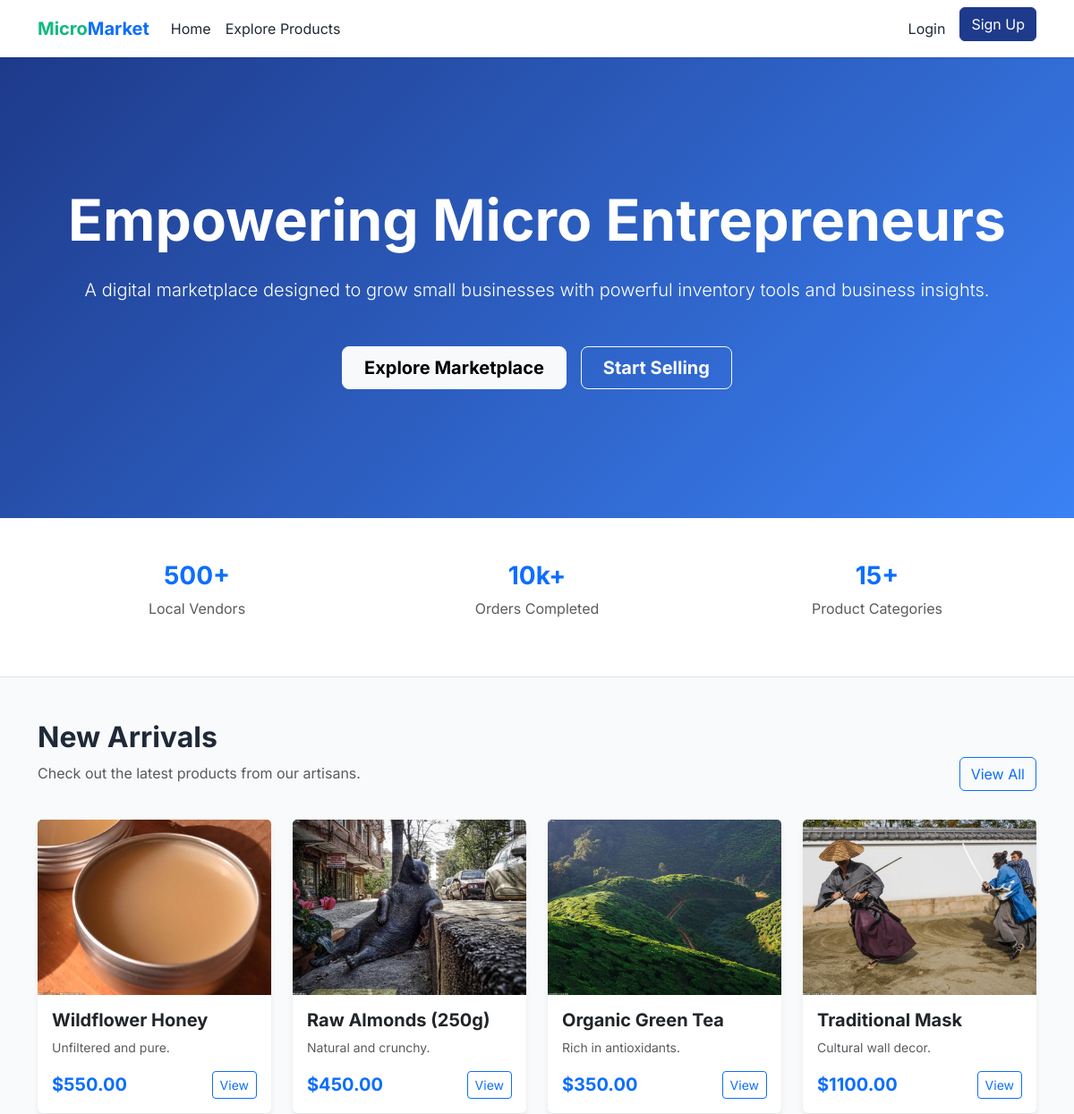
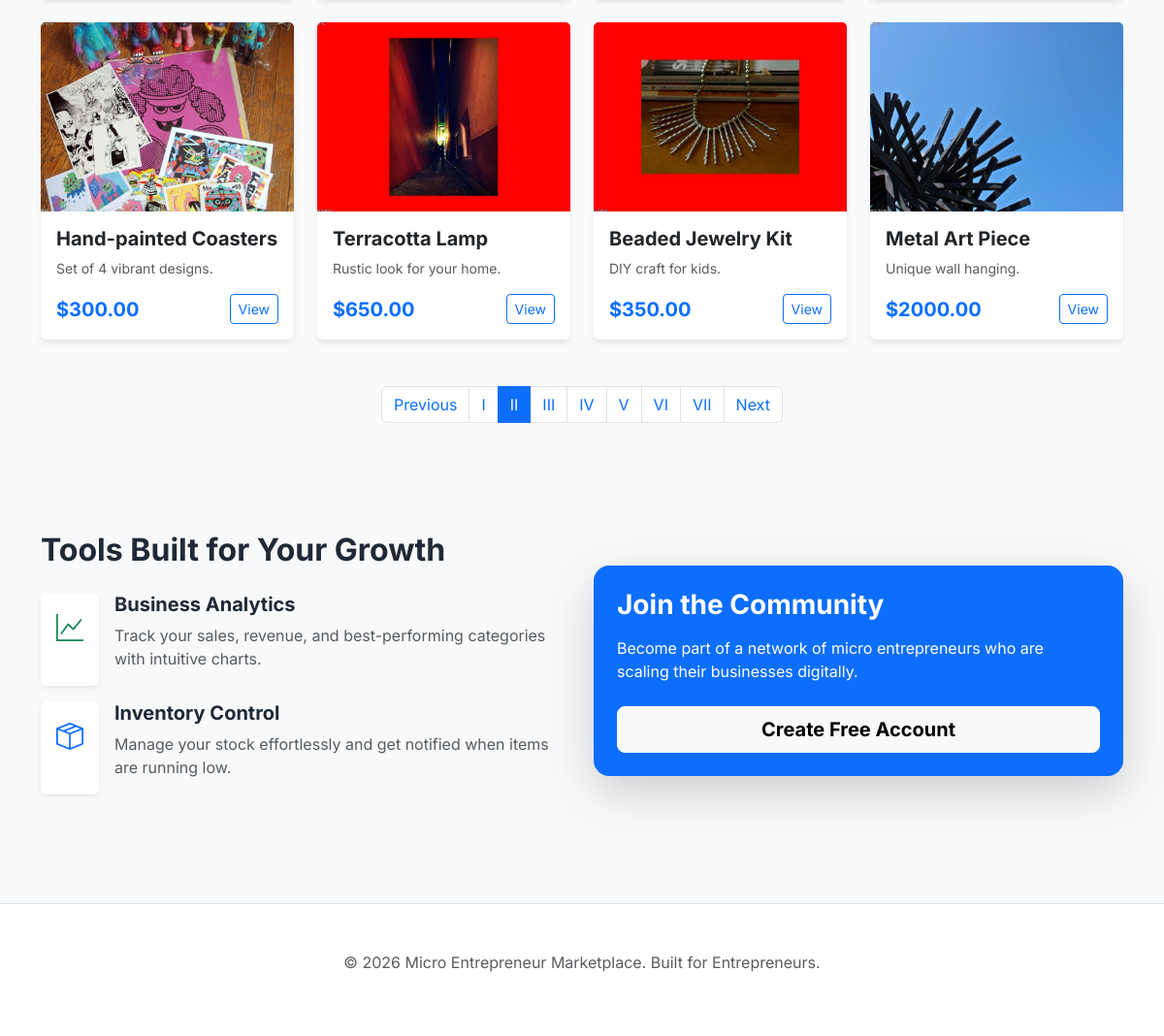
Screenshot of /?page=2 with the database file from the repository (2 pictures, top to bottom).
### marketplace/models.py (models this page shows, shortened)
class Product(models.Model):
    seller = models.ForeignKey(settings.AUTH_USER_MODEL, on_delete=models.CASCADE, related_name='products', db_index=True)
    category = models.ForeignKey(Category, on_delete=models.SET_NULL, null=True, related_name='products')
    name = models.CharField(max_length=200)
    description = models.TextField()
    price = models.DecimalField(max_digits=10, decimal_places=2)
    stock = models.PositiveIntegerField(default=0)
    image = models.ImageField(upload_to='products/', blank=True, null=True)
    is_active = models.BooleanField(default=True)
    created_at = models.DateTimeField(auto_now_add=True, db_index=True)

### core/views.py (the view)
# urls.py: path('', HomeView.as_view(), name='home'),
class HomeView(ListView):
    model = Product
    template_name = 'core/home.html'
    context_object_name = 'featured_products'
    paginate_by = 8
    def get_queryset(self):
        return Product.objects.filter(is_active=True).order_by('-created_at')
    def get_context_data(self, **kwargs):
        context = super().get_context_data(**kwargs)
        context['categories'] = Category.objects.all()
        return context

### core/templatetags/roman_tags.py (called while the page is built)
@register.filter
def to_roman(value):
    try:
        n = int(value)
    except (ValueError, TypeError):
        return value
    if not 0 < n < 4000:
        return n
    val = [
        1000, 900, 500, 400,
        100, 90, 50, 40,
        10, 9, 5, 4,
        1
    ]
    syb = [
        "M", "CM", "D", "CD",
        "C", "XC", "L", "XL",
        "X", "IX", "V", "IV",
        "I"
    ]
    roman_num = ''
    i = 0
    while n > 0:
        for _ in range(n // val[i]):
            roman_num += syb[i]
            n -= val[i]
        i += 1
    return roman_num

### templates/core/home.html (shortened to what this page needs)
{% extends 'base.html' %}
{% load static %}
{% load roman_tags %}
{% block content %}
<section class="hero-gradient">
    <div class="container text-center py-5">
        <h1 class="display-3 fw-bold mb-4">Empowering Micro Entrepreneurs</h1>
        <p class="lead mb-5 px-md-5">A digital marketplace designed to grow small businesses with powerful inventory
            tools and business insights.</p>
        <div class="d-flex justify-content-center gap-3">
            <a href="{% url 'marketplace:product_list' %}" class="btn btn-light btn-lg px-4 fw-bold">Explore
                Marketplace</a>
            {% if user.is_authenticated %}
                {% if user.role != 'BUYER' %}
                <a href="{% url 'dashboard:seller_dashboard' %}" class="btn btn-outline-light btn-lg px-4 fw-bold">Start Selling</a>
                {% endif %}
            {% else %}
            <a href="{% url 'accounts:signup' %}" class="btn btn-outline-light btn-lg px-4 fw-bold">Start Selling</a>
            {% endif %}
        </div>
    </div>
</section>
<section class="py-5 bg-white border-bottom">
    <div class="container">
        <div class="row text-center">
            <div class="col-md-4">
                <h3 class="fw-bold text-primary">500+</h3>
                <p class="text-muted">Local Vendors</p>
            </div>
            <div class="col-md-4">
                <h3 class="fw-bold text-primary">10k+</h3>
                <p class="text-muted">Orders Completed</p>
            </div>
            <div class="col-md-4">
                <h3 class="fw-bold text-primary">15+</h3>
                <p class="text-muted">Product Categories</p>
            </div>
        </div>
    </div>
</section>
<section class="py-5">
    <div class="container">
        <div class="d-flex justify-content-between align-items-end mb-4">
            <div>
                <h2 class="fw-bold">New Arrivals</h2>
                <p class="text-muted">Check out the latest products from our artisans.</p>
            </div>
            <a href="{% url 'marketplace:product_list' %}" class="btn btn-outline-primary mb-2">View All</a>
        </div>
        <div class="row g-4">
            {% for product in featured_products %}
            <div class="col-md-3">
                <div class="card h-100">
                    {% if product.image %}
                    <img src="{{ product.image.url }}" class="card-img-top" alt="{{ product.name }}">
                    {% else %}
                    <div class="bg-light d-flex align-items-center justify-content-center" style="height: 200px;">
                        <i class="bi bi-image text-muted fs-1"></i>
                    </div>
                    {% endif %}
                    <div class="card-body d-flex flex-column">
                        <h5 class="card-title fw-bold">{{ product.name }}</h5>
                        <p class="card-text text-muted small mb-3">{{ product.description|truncatechars:60 }}</p>
                        <div class="mt-auto d-flex justify-content-between align-items-center">
                            <span class="fw-bold text-primary fs-5">${{ product.price }}</span>
                            <a href="{% url 'marketplace:product_detail' product.id %}"
                                class="btn btn-sm btn-outline-primary">View</a>
                        </div>
                    </div>
                </div>
            </div>
            {% empty %}
            <div class="col-12 text-center py-5">
                <p class="text-muted">No products available yet.</p>
            </div>
            {% endfor %}
        </div>
        {% if is_paginated %}
        <nav class="mt-5">
            <ul class="pagination justify-content-center">
                {% if page_obj.has_previous %}
                <li class="page-item">
                    <a class="page-link" href="?page={{ page_obj.previous_page_number }}">Previous</a>
                </li>
                {% endif %}
                {% for num in page_obj.paginator.page_range %}
                <li class="page-item {% if page_obj.number == num %}active{% endif %}">
                    <a class="page-link" href="?page={{ num }}">{{ num|to_roman }}</a>
                </li>
                {% endfor %}
                {% if page_obj.has_next %}
                <li class="page-item">
                    <a class="page-link" href="?page={{ page_obj.next_page_number }}">Next</a>
                </li>
                {% endif %}
            </ul>
        </nav>
        {% endif %}
    </div>
</section>
<section class="py-5 bg-light">
    <div class="container">
        <div class="row align-items-center">
            <div class="col-md-6 mb-4 mb-md-0">
                <h2 class="fw-bold mb-4">Tools Built for Your Growth</h2>
                <div class="d-flex mb-3">
                    <div class="bg-white p-3 rounded shadow-sm me-3">
                        <i class="bi bi-graph-up text-success fs-3"></i>
                    </div>
                    <div>
                        <h5 class="fw-bold">Business Analytics</h5>
                        <p class="text-muted">Track your sales, revenue, and best-performing categories with intuitive
                            charts.</p>
                    </div>
                </div>
                <div class="d-flex mb-3">
                    <div class="bg-white p-3 rounded shadow-sm me-3">
                        <i class="bi bi-box-seam text-primary fs-3"></i>
                    </div>
                    <div>
                        <h5 class="fw-bold">Inventory Control</h5>
                        <p class="text-muted">Manage your stock effortlessly and get notified when items are running
                            low.</p>
                    </div>
                </div>
            </div>
            <div class="col-md-6">
                <div class="p-4 bg-primary text-white rounded-4 shadow-lg">
                    <h3 class="fw-bold mb-3">Join the Community</h3>
                    <p class="mb-4">Become part of a network of micro entrepreneurs who are scaling their businesses
                        digitally.</p>
                    {% if not user.is_authenticated %}
                    <a href="{% url 'accounts:signup' %}" class="btn btn-light btn-lg w-100 fw-bold">Create Free
                        Account</a>
                    {% endif %}
                </div>
            </div>
        </div>
    </div>
</section>
{% endblock %}

### static/css/style.css (style rules this page uses)
:root { --primary-blue: #1e3a8a; --secondary-green: #10b981; --accent-orange: #f59e0b; --neutral-gray: #f3f4f6; --text-dark: #1f2937; }
body { font-family: 'Inter', sans-serif; background-color: #f9fafb; color: var(--text-dark); }
.hero-gradient { background: linear-gradient(135deg, var(--primary-blue) 0%, #3b82f6 100%); color: white; padding: 6rem 0; }
.card { border: none; box-shadow: 0 4px 6px -1px rgba(0, 0, 0, 0.1); transition: transform 0.2s; }

### rows the page displays
Product: image (picture), name "Wildflower Honey", description "Unfiltered and pure.", price "550.00"
Product: image (picture), name "Raw Almonds (250g)", description "Natural and crunchy.", price "450.00"
Product: image (picture), name "Organic Green Tea", description "Rich in antioxidants.", price "350.00"
Product: image (picture), name "Traditional Mask", description "Cultural wall decor.", price "1100.00"
Product: image (picture), name "Hand-painted Coasters", description "Set of 4 vibrant designs.", price "300.00"
Product: image (picture), name "Terracotta Lamp", description "Rustic look for your home.", price "650.00"
Product: image (picture), name "Beaded Jewelry Kit", description "DIY craft for kids.", price "350.00"
Product: image (picture), name "Metal Art Piece", description "Unique wall hanging.", price "2000.00"

### other values shown
{{ num|to_roman }} "I" "II" "III" "IV" "V" "VI" "VII"
